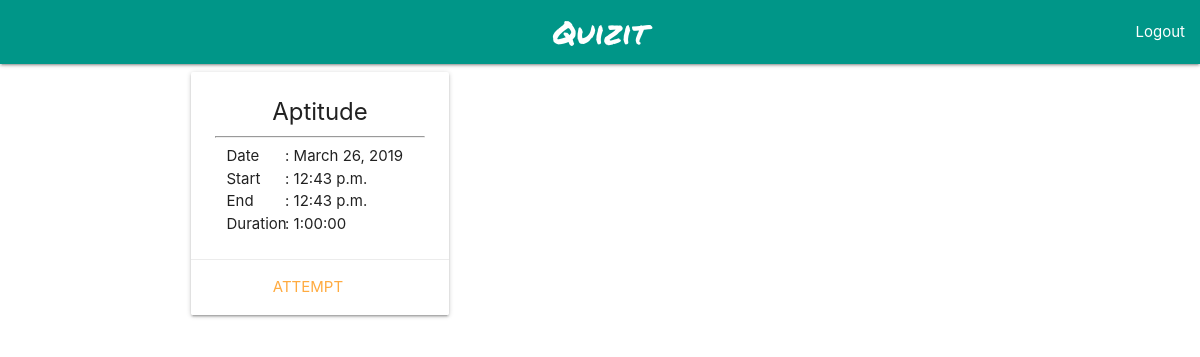
/exams/ (signed in), run on the app's committed database.
### exam/models.py (models this page shows, shortened)
class Exam(models.Model):
    title           = models.CharField(max_length=255)
    slug            = models.SlugField(blank=True, unique=True)
    department      = models.CharField(max_length=255, choices=DEPT_CHOICES, default='Computer Science')
    exam_date       = models.DateField(default=date.today)
    start_time      = models.TimeField(default=timezone.now)
    close_time      = models.TimeField(default=timezone.now)
    duration        = models.DurationField(default=timedelta(minutes=60))
    students        = models.ManyToManyField(User, blank=True)

### submission/views.py (the view)
# urls.py: 2. Add a URL to urlpatterns:  path('', views.home, name='home')
@login_required
def home(request):
    exam_list = Exam.objects.all()
    context = {'exam_list':exam_list};
    return render(request,'submission/exam_list.html', context)

### templates/submission/exam_list.html (shortened to what this page needs)
{% extends 'base.html' %}
{% block content%}
<div class="container">
    <div class="row">
      {% for exam in exam_list %}
        <div class="col s12 m4">
          <div class="card ">
            <div class="card-content ">
              <span class="card-title center"><b>{{exam.title | title}}</b></span>
              <hr/>
              <p><span class="col span s4">Date</span>    : {{exam.exam_date}}</p>
              <p><span class="col span s4">Start</span>   : {{exam.start_time}}</p>
              <p><span class="col span s4">End</span>   : {{exam.close_time}}</p>
              <p><span class="col span s4">Duration</span> : {{exam.duration}}</p>
            </div>
            <div class="card-action center">
              <a href="{% url 'submission:exam_instruction' exam.id %}">Attempt</a>
            </div>
          </div>
        </div>
      {%endfor%}
    </div>
</div>
{% endblock %}

### data on the page
Exam: title "Aptitude", exam_date "March 26, 2019", start_time "12:43 p.m.", close_time "12:43 p.m.", duration "1:00:00"
